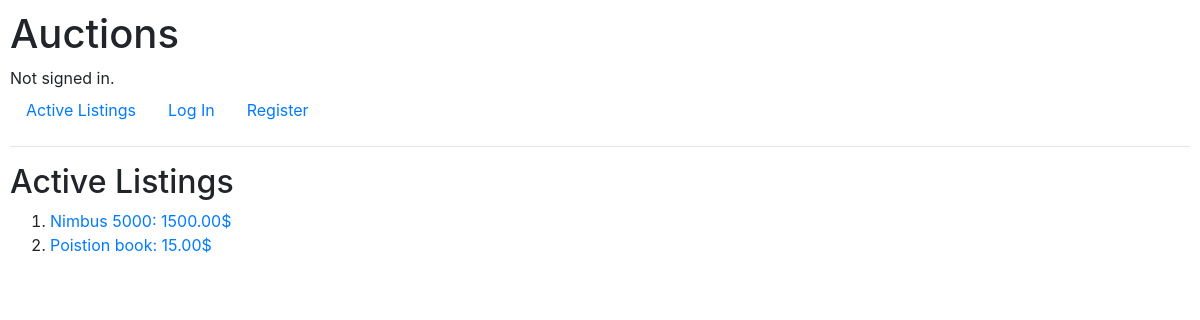
/, run on an earlier commit of the app's database.
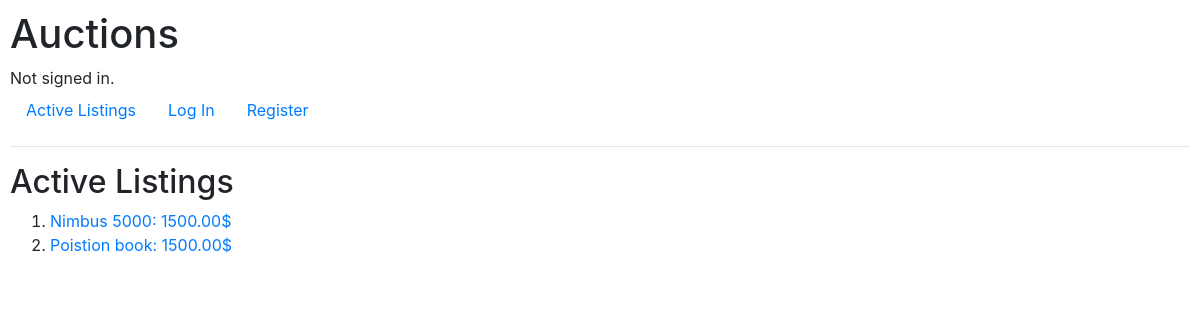
And on a later commit of the database.
### auctions/models.py (models this page shows)
class Auction(models.Model):
    user = models.ForeignKey(
        User, on_delete=models.CASCADE, related_name="user_auctions"
    )
    item = models.ForeignKey(
        Item, on_delete=models.CASCADE, related_name="item_auctions"
    )
    price = models.DecimalField(max_digits=6, decimal_places=2)
    def __str__(self):
        return f"{self.item}: {self.price}$"

class Item(models.Model):
    name = models.CharField(max_length=30, unique=True)
    description = models.CharField(max_length=120)
    def __str__(self):
        return f"{self.name}"

### auctions/views.py (the view)
# urls.py: path("", views.index, name="index"),
def index(request):
    return render(request, "auctions/index.html", {"auctions": Auction.objects.all()})

### auctions/templates/auctions/index.html
{% extends 'auctions/layout.html' %}
{% block body %}
  <h2>Active Listings</h2>
  <ol>
    {% for auction in auctions %}
      <li>
        <a href="{% url 'auction_item' auction.id %}">{{ auction }}</a>
      </li>
    {% endfor %}
  </ol>
{% endblock %}

What changed in the data, as far as the page shows it:
changed Auction: item+price "Poistion book: 15.00$" → "Poistion book: 1500.00$"
